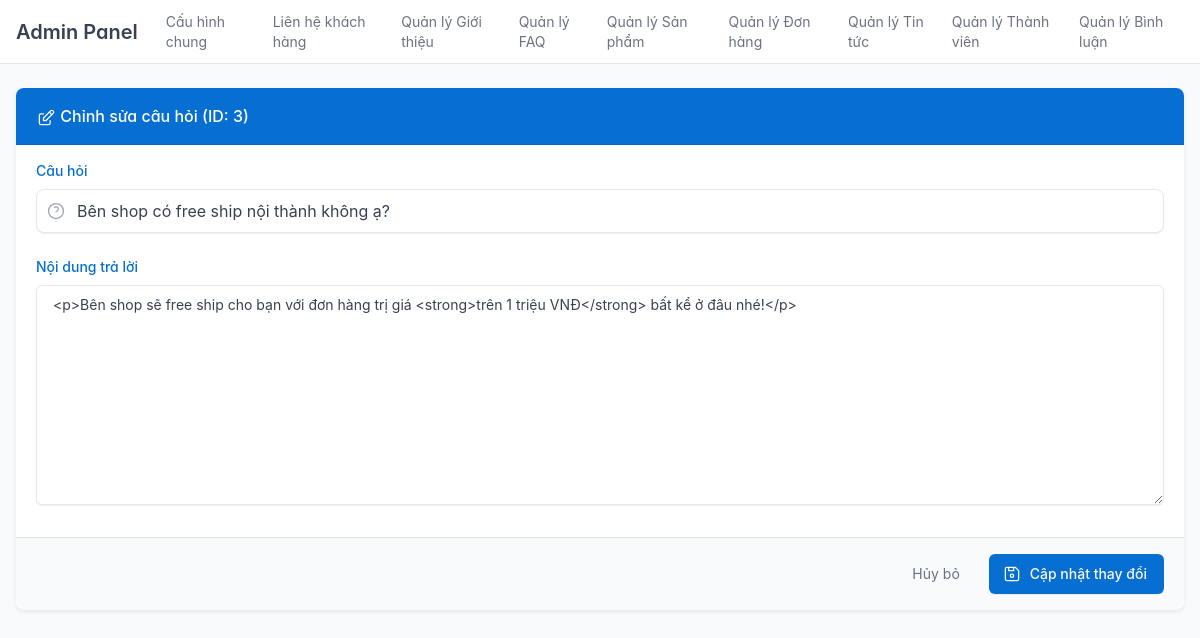
/public/index.php?url=admin/faq/edit/3 (signed in), run on the app's committed database.
### tables this page shows
CREATE TABLE `faqs` (
  `id` int(11) NOT NULL,
  `question` text NOT NULL,
  `answer` text NOT NULL,
  `created_at` timestamp NOT NULL DEFAULT current_timestamp(),
  `updated_at` timestamp NOT NULL DEFAULT current_timestamp() ON UPDATE current_timestamp()
);

### app/controllers/admin/AdminFaqController.php (called while the page is built, shortened)
<?php
require_once APPROOT . "/models/Faq.php";
class AdminFaqController {
    private $faq;
    public function __construct() {
        $this->faq = new Faq();
    }
    public function edit($id) {
        $id = (int)$id;
        $faq = $this->faq->find($id);
        require_once APPROOT . "/views/admin/faq/edit.php";
        require_once APPROOT . "/views/admin/layouts/admin_layout.php";
    }
}

### app/libraries/Database.php (called while the page is built, shortened)
<?php
class Database
{
    private $host = DB_HOST;
    private $user = DB_USER;
    private $pass = DB_PASS;
    private $dbname = DB_NAME;
    private $dbh;
    private $stmt;
    public function __construct()
    {
        $dsn = 'mysql:host=' . $this->host . ';dbname=' . $this->dbname . ';charset=utf8';
        $options = [
            PDO::ATTR_PERSISTENT => true,
            PDO::ATTR_ERRMODE => PDO::ERRMODE_EXCEPTION,
            PDO::ATTR_DEFAULT_FETCH_MODE => PDO::FETCH_OBJ,
            PDO::ATTR_EMULATE_PREPARES => false,
        ];
        try
        {
            $this->dbh = new PDO($dsn, $this->user, $this->pass, $options);
        }
        catch (PDOException $e)
        {
            $this->error = $e->getMessage();
            echo $this->error;
        }
    }
    public function query($sql)
    {
        $this->stmt = $this->dbh->prepare($sql);
    }
    public function bind($param, $value, $type = null)
    {
        if (is_null($type))
        {
            switch(true)
            {
                case is_int($value):  $type = PDO::PARAM_INT; break;
            }
        }
        $this->stmt->bindValue($param, $value, $type);
    }
    public function execute()
    {
        return $this->stmt->execute();
    }
    public function single()
    {
        $this->execute();
        return $this->stmt->fetch();
    }
}

### app/models/Faq.php (called while the page is built, shortened)
<?php
class Faq
{
    private $db;
    public function __construct()
    {
        $this->db = new Database;
    }
    public function find($id)
    {
        $this->db->query("SELECT * FROM faqs WHERE id = :id");
        $this->db->bind(':id', $id);
        return $this->db->single();
    }
}

### app/views/admin/faq/edit.php (the view, shortened to what this page needs)
<div class="card shadow-sm border-0">
    <div class="card-header bg-primary text-white">
        <h3 class="card-title text-white mb-0">
            Chỉnh sửa câu hỏi (ID: <?= $faq->id ?>)
        </h3>
    </div>
    <form method="POST" action="<?= URLROOT ?>/public/index.php?url=admin/faq/edit/<?= $faq->id ?>">
        <div class="card-body">
            <div class="mb-4">
                <label class="form-label font-bold text-primary">Câu hỏi</label>
                <div class="input-icon">
                    <span class="input-icon-addon">
                    </span>
                    <input type="text" name="question" class="form-control form-control-lg"
                           value="<?= htmlspecialchars($faq->question) ?>" required>
                </div>
            </div>
            <div class="mb-3">
                <label class="form-label font-bold text-primary">Nội dung trả lời</label>
                <textarea id="editor" name="answer" class="form-control" rows="10"><?= $faq->answer ?></textarea>
            </div>
        </div>
        <div class="card-footer text-end bg-light">
            <a href="<?= URLROOT ?>/public/index.php?url=admin/faq/list" class="btn btn-link link-secondary me-2">Hủy bỏ</a>
            <button type="submit" class="btn btn-primary d-inline-flex align-items-center">
                Cập nhật thay đổi
            </button>
        </div>
    </form>
</div>

### data on the page
faqs: id "3", question "Bên shop có free ship nội thành không ạ?", answer "<p>Bên shop sẽ free ship cho bạn với đơn hàng trị giá <strong>trên 1 triệu VNĐ</strong> bất kể ở đâu nhé!</p>"
